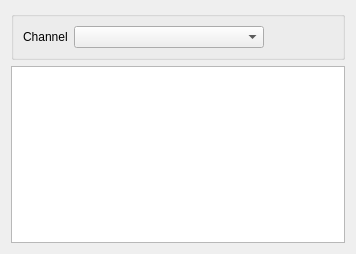
<?xml version="1.0" encoding="UTF-8"?>
<ui version="4.0">
 <class>SourcesWidget</class>
 <widget class="QWidget" name="SourcesWidget">
  <property name="geometry">
   <rect>
    <x>0</x>
    <y>0</y>
    <width>356</width>
    <height>254</height>
   </rect>
  </property>
  <property name="windowTitle">
   <string/>
  </property>
  <layout class="QVBoxLayout" name="verticalLayout">
   <item>
    <widget class="QGroupBox" name="groupBox">
     <property name="title">
      <string/>
     </property>
     <layout class="QHBoxLayout" name="horizontalLayout">
      <item>
       <widget class="QLabel" name="label">
        <property name="sizePolicy">
         <sizepolicy hsizetype="Fixed" vsizetype="Preferred">
          <horstretch>0</horstretch>
          <verstretch>0</verstretch>
         </sizepolicy>
        </property>
        <property name="text">
         <string>Channel</string>
        </property>
       </widget>
      </item>
      <item>
       <widget class="QComboBox" name="m_channel">
        <property name="toolTip">
         <string>Select channel</string>
        </property>
        <property name="insertPolicy">
         <enum>QComboBox::InsertAlphabetically</enum>
        </property>
        <property name="sizeAdjustPolicy">
         <enum>QComboBox::AdjustToContents</enum>
        </property>
        <property name="minimumContentsLength">
         <number>20</number>
        </property>
       </widget>
      </item>
      <item>
       <spacer name="horizontalSpacer">
        <property name="orientation">
         <enum>Qt::Horizontal</enum>
        </property>
        <property name="sizeHint" stdset="0">
         <size>
          <width>195</width>
          <height>20</height>
         </size>
        </property>
       </spacer>
      </item>
     </layout>
    </widget>
   </item>
   <item>
    <widget class="Globe::SourcesWidgetView" name="m_view"/>
   </item>
  </layout>
 </widget>
 <customwidgets>
  <customwidget>
   <class>Globe::SourcesWidgetView</class>
   <extends>QTreeView</extends>
   <header>sources_widget_view.hpp</header>
  </customwidget>
 </customwidgets>
 <resources/>
 <connections/>
</ui>
